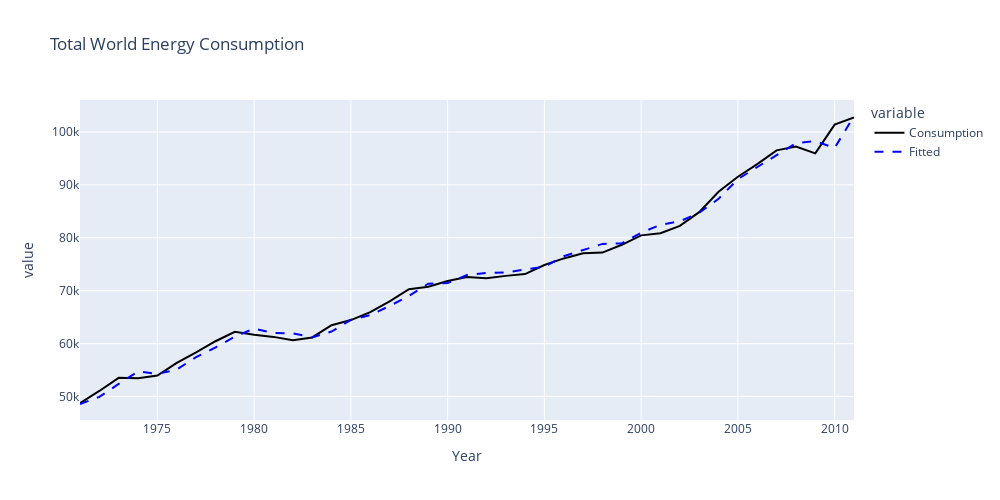

This figure's notebook cell:
### Code cell
# Plotting the dataset with the Fitted Values from ARIMA to compare with the Real Values
fig = px.line(comp_arima, x= 'Year', y=['Consumption','Fitted'], color_discrete_sequence=['black', 'blue'], title="Total World Energy Consumption", height=500, width=1000)
# Loop through traces and set dash for 'Fitted'
for trace in fig.data:
    if trace.name == 'Fitted':
        trace.line.dash = 'dash'  # options: dash, dot, dashdot, etc.
fig.show()

### Figure 1 — Plotly figure (JSON) as saved in the notebook; plotly's stock layout.template omitted (floating-point values rounded to 4 significant figures)
{"data": [{"hovertemplate": "variable=Consumption<br>Year=%{x}<br>value=%{y}<extra></extra>", "legendgroup": "Consumption", "line": {"color": "black", "dash": "solid"}, "marker": {"symbol": "circle"}, "mode": "lines", "name": "Consumption", "orientation": "v", "showlegend": true, "type": "scatter", "x": [1971, 1972, 1973, 1974, 1975, 1976, 1977, 1978, 1979, 1980, 1981, 1982, 1983, 1984, 1985, 1986, 1987, 1988, 1989, 1990, 1991, 1992, 1993, 1994, 1995, 1996, 1997, 1998, 1999, 2000, 2001, 2002, 2003, 2004, 2005, 2006, 2007, 2008, 2009, 2010, 2011], "xaxis": "x", "y": [48760.0, 51050.0, 53540.0, 53470.0, 53960.0, 56350.0, 58340.0, 60450.0, 62250.0, 61680.0, 61270.0, 60630.0, 61170.0, 63480.0, 64450.0, 65940.0, 68000.0, 70290.0, 70760.0, 71850.0, 72610.0, 72360.0, 72810.0, 73150.0, 74860.0, 76110.0, 77060.0, 77210.0, 78680.0, 80460.0, 80870.0, 82250.0, 84850.0, 88720.0, 91530.0, 93920.0, 96530.0, 97250.0, 95960.0, 101400.0, 102800.0], "yaxis": "y"}, {"hovertemplate": "variable=Fitted<br>Year=%{x}<br>value=%{y}<extra></extra>", "legendgroup": "Fitted", "line": {"color": "blue", "dash": "dash"}, "marker": {"symbol": "circle"}, "mode": "lines", "name": "Fitted", "orientation": "v", "showlegend": true, "type": "scatter", "x": [1971, 1972, 1973, 1974, 1975, 1976, 1977, 1978, 1979, 1980, 1981, 1982, 1983, 1984, 1985, 1986, 1987, 1988, 1989, 1990, 1991, 1992, 1993, 1994, 1995, 1996, 1997, 1998, 1999, 2000, 2001, 2002, 2003, 2004, 2005, 2006, 2007, 2008, 2009, 2010, 2011], "xaxis": "x", "y": [48590.0, 49940.0, 52380.0, 54750.0, 54270.0, 55110.0, 57440.0, 59270.0, 61300.0, 62850.0, 61990.0, 61940.0, 61190.0, 62280.0, 64510.0, 65390.0, 67120.0, 69030.0, 71330.0, 71440.0, 72970.0, 73340.0, 73450.0, 73990.0, 74550.0, 76520.0, 77610.0, 78850.0, 78950.0, 80960.0, 82470.0, 83120.0, 84720.0, 87370.0, 91100.0, 93410.0, 95710.0, 97900.0, 98260.0, 96970.0, 103000.0], "yaxis": "y"}], "layout": {"height": 500, "legend": {"title": {"text": "variable"}, "tracegroupgap": 0}, "title": {"text": "Total World Energy Consumption"}, "width": 1000, "xaxis": {"anchor": "y", "domain": [0, 1], "title": {"text": "Year"}}, "yaxis": {"anchor": "x", "domain": [0, 1], "title": {"text": "value"}}}}
